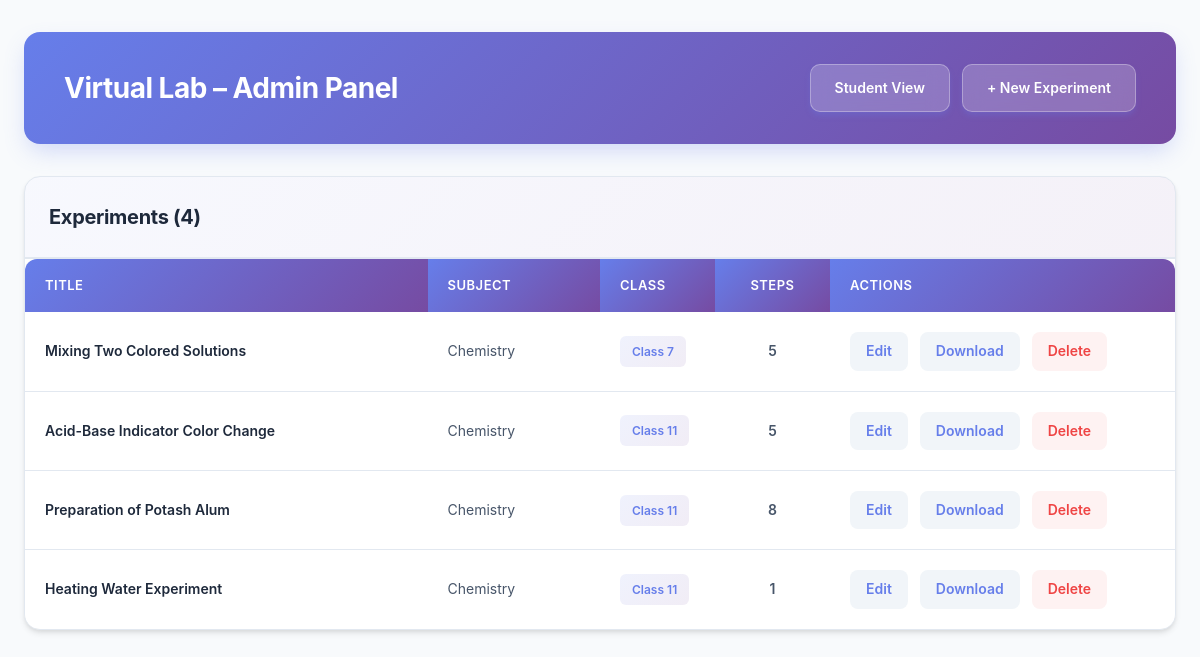
The app's page /admin/index.php with its own data.
### tables this page shows
CREATE TABLE experiments (
    id VARCHAR(50) PRIMARY KEY,
    title VARCHAR(255) NOT NULL,
    subject VARCHAR(50) NOT NULL,
    class VARCHAR(10) NOT NULL,
    config_json TEXT NOT NULL,
    created_at DATETIME DEFAULT CURRENT_TIMESTAMP,
    updated_at DATETIME DEFAULT CURRENT_TIMESTAMP
);

### admin/config/database.php (called while the page is built, shortened)
<?php
function getDBConnection() {
    try {
        if (DB_TYPE === 'sqlite') {
            $dbPath = DB_SQLITE_PATH;
            try {
                $db = new PDO('sqlite:' . $dbPath);
                $db->setAttribute(PDO::ATTR_ERRMODE, PDO::ERRMODE_EXCEPTION);
                return $db;
            } catch (PDOException $e) {
                throw new Exception("Failed to create SQLite database: " . $e->getMessage() . " (Path: " . $dbPath . ")");
            }
        }
    } catch (PDOException $e) {
        throw new Exception("Database connection failed: " . $e->getMessage());
    } catch (Exception $e) {
        throw $e;
    }
}

### admin/classes/Database.php (called while the page is built, shortened)
<?php
require_once __DIR__ . '/../config/database.php';
class Database {
    private $db;
    public function __construct() {
        $this->db = getDBConnection();
    }
    private function initTables() {
        try {
            $schemaFile = __DIR__ . '/../config/schema.sql';
            $sql = file_get_contents($schemaFile);
            if (DB_TYPE === 'sqlite') {
                $statements = explode(';', $sql);
                foreach ($statements as $statement) {
                    $statement = trim($statement);
                    if (!empty($statement) && !preg_match('/^\s*--/', $statement)) {
                        try {
                            $this->db->exec($statement);
                        } catch (PDOException $e) {
                            if (strpos($e->getMessage(), 'already exists') === false) {
                                error_log('Schema execution error: ' . $e->getMessage());
                            }
                        }
                    }
                }
            } else {
                try {
                    $this->db->exec($sql);
                } catch (PDOException $e) {
                    error_log('Schema execution error: ' . $e->getMessage());
                }
            }
        } catch (Exception $e) {
            error_log('initTables error: ' . $e->getMessage());
        }
    }
    public function getAllExperiments() {
        try {
            if (DB_TYPE === 'sqlite') {
                $checkStmt = $this->db->query("SELECT name FROM sqlite_master WHERE type='table' AND name='experiments'");
                $tableExists = $checkStmt->fetch() !== false;
            } else {
                $checkStmt = $this->db->query("SHOW TABLES LIKE 'experiments'");
                $tableExists = $checkStmt->rowCount() > 0;
            }
            $stmt = $this->db->query("SELECT * FROM experiments ORDER BY created_at DESC");
            $experiments = $stmt->fetchAll(PDO::FETCH_ASSOC);
            foreach ($experiments as &$exp) {
                try {
                    $stepStmt = $this->db->prepare("
                        SELECT COUNT(*) as count FROM experiment_steps WHERE experiment_id = ?
                    ");
                    $stepStmt->execute([$exp['id']]);
                    $stepCount = $stepStmt->fetch(PDO::FETCH_ASSOC);
                    $exp['step_count'] = $stepCount['count'] ?? 0;
                } catch (PDOException $e) {
                    $exp['step_count'] = 0;
                }
            }
            return $experiments;
        } catch (PDOException $e) {
            error_log('getAllExperiments error: ' . $e->getMessage());
            return [];
        } catch (Exception $e) {
            error_log('getAllExperiments error: ' . $e->getMessage());
            return [];
        }
    }
}

### admin/index.php (the view, shortened to what this page needs)
<?php
require_once __DIR__ . '/classes/Database.php';
$db = new Database();
$experiments = $db->getAllExperiments();
?>
<!DOCTYPE html>
<html lang="en">
<head>
    <link rel="stylesheet" href="css/admin.css?v=<?= time() ?>">
</head>
<body>
    <div class="container">
        <div class="header">
            <h1>Virtual Lab – Admin Panel</h1>
            <div style="display: flex; gap: 12px; align-items: center;">
                <a class="btn" href="../" style="text-decoration: none;">Student View</a>
                <a class="btn" href="create.php" style="text-decoration: none;">+ New Experiment</a>
            </div>
        </div>
        <?php if (empty($experiments)): ?>
        <div class="card" style="text-align: center; padding: 80px 40px;">
            <div style="margin-bottom: 24px; opacity: 0.5;">
                <svg width="80" height="80" viewBox="0 0 24 24" fill="none" stroke="currentColor" stroke-width="2" style="color: #64748b; margin: 0 auto;">
                    <path d="M14 2H6a2 2 0 0 0-2 2v16a2 2 0 0 0 2 2h12a2 2 0 0 0 2-2V8z"></path>
                    <polyline points="14 2 14 8 20 8"></polyline>
                    <line x1="12" y1="18" x2="12" y2="12"></line>
                    <line x1="9" y1="15" x2="15" y2="15"></line>
                </svg>
            </div>
            <p style="color: #64748b; font-size: 16px; margin-bottom: 24px; line-height: 1.6;">No experiments yet. Create your first experiment to get started.</p>
            <a class="btn" href="create.php" style="text-decoration: none;">Create First Experiment</a>
        </div>
        <?php else: ?>
        <div class="card" style="padding: 0; overflow: hidden;">
            <div style="padding: 24px; border-bottom: 2px solid #e2e8f0; background: linear-gradient(135deg, rgba(102, 126, 234, 0.05) 0%, rgba(118, 75, 162, 0.08) 100%);">
                <h2 style="margin: 0; font-size: 20px; color: #1e293b; font-weight: 700;">Experiments (<?= count($experiments) ?>)</h2>
            </div>
            <div style="overflow-x: auto;">
                <table>
                    <thead>
                        <tr>
                            <th style="width: 35%;">Title</th>
                            <th style="width: 15%;">Subject</th>
                            <th style="width: 10%;">Class</th>
                            <th style="width: 10%; text-align: center;">Steps</th>
                            <th style="width: 30%;">Actions</th>
                        </tr>
                    </thead>
                    <tbody>
                        <?php foreach ($experiments as $exp): ?>
                        <tr>
                            <td style="font-weight: 600; color: #1e293b;"><?= htmlspecialchars($exp['title']) ?></td>
                            <td style="color: #475569;"><?= htmlspecialchars($exp['subject']) ?></td>
                            <td style="color: #64748b;">
                                <?php if (!empty($exp['class'])): ?>
                                    <span style="display: inline-block; padding: 6px 12px; background: linear-gradient(135deg, rgba(102, 126, 234, 0.1) 0%, rgba(118, 75, 162, 0.1) 100%); border-radius: 6px; font-size: 12px; font-weight: 600; color: #667eea;">Class <?= htmlspecialchars($exp['class']) ?></span>
                                <?php else: ?>
                                    <span style="color: #94a3b8;">—</span>
                                <?php endif; ?>
                            </td>
                            <td style="text-align: center; color: #475569; font-weight: 600;"><?= $exp['step_count'] ?? 0 ?></td>
                            <td>
                                <div class="actions">
                                    <a href="edit.php?id=<?= $exp['id'] ?>" style="text-decoration: none;">Edit</a>
                                    <a href="download.php?id=<?= $exp['id'] ?>" style="text-decoration: none;">Download</a>
                                    <a class="danger" href="delete.php?id=<?= $exp['id'] ?>" onclick="return confirm('Are you sure you want to delete this experiment?')" style="text-decoration: none;">Delete</a>
                                </div>
                            </td>
                        </tr>
                        <?php endforeach; ?>
                    </tbody>
                </table>
            </div>
        </div>
        <?php endif; ?>
    </div>
</body>
</html>

### admin/css/admin.css (style rules this page uses)
* { margin: 0; padding: 0; box-sizing: border-box; }
body { font-family: 'Inter', -apple-system, BlinkMacSystemFont, 'Segoe UI', Roboto, 'Helvetica Neue', Arial, sans-serif; background: #f8fafc; min-height: 100vh; padding: 0; color: #1e293b; line-height: 1.6; -webkit-font-smoothing: antialiased; -moz-osx-font-smoothing: grayscale; }
.container { max-width: 1400px; margin: 0 auto; padding: 32px 24px; }
.header { background: linear-gradient(135deg, #667eea 0%, #764ba2 100%); padding: 32px 40px; border-radius: 16px; margin-bottom: 32px; box-shadow: 0 10px 25px -5px rgba(102, 126, 234, 0.3); display: flex; justify-content: space-between; align-items: center; color: white; }
.header h1 { color: white; font-size: 28px; font-weight: 700; margin: 0; letter-spacing: -0.5px; }
.header .btn { background: rgba(255, 255, 255, 0.2); backdrop-filter: blur(10px); border: 1px solid rgba(255, 255, 255, 0.3); }
h2 { color: #0f172a; font-size: 24px; font-weight: 700; margin-bottom: 24px; letter-spacing: -0.3px; }
.card { background: white; border-radius: 16px; padding: 40px; box-shadow: 0 4px 6px -1px rgba(0, 0, 0, 0.1), 0 2px 4px -1px rgba(0, 0, 0, 0.06); margin-bottom: 24px; width: 100%; box-sizing: border-box; border: 1px solid #e2e8f0; }
.btn { display: inline-flex; align-items: center; gap: 8px; background: linear-gradient(135deg, #667eea 0%, #764ba2 100%); color: white; padding: 12px 24px; text-decoration: none; border-radius: 10px; font-size: 14px; font-weight: 600; border: none; cursor: pointer; transition: all 0.3s cubic-bezier(0.4, 0, 0.2, 1); box-shadow: 0 4px 6px -1px rgba(102, 126, 234, 0.3); }
.danger { color: #ef4444; text-decoration: none; font-size: 14px; font-weight: 500; }
table { width: 100%; background: white; border-collapse: collapse; border-radius: 12px; overflow: hidden; box-shadow: 0 4px 6px -1px rgba(0, 0, 0, 0.1); }
th { background: linear-gradient(135deg, #667eea 0%, #764ba2 100%); padding: 16px 20px; text-align: left; font-weight: 600; color: white; font-size: 13px; text-transform: uppercase; letter-spacing: 0.5px; }
td { padding: 20px; border-bottom: 1px solid #e2e8f0; font-size: 14px; vertical-align: middle; }
tr:last-child td { border-bottom: none; }
.actions { display: flex; gap: 12px; align-items: center; justify-content: flex-start; flex-wrap: wrap; }
.actions a { color: #667eea; text-decoration: none; font-size: 14px; font-weight: 600; padding: 8px 16px; border-radius: 8px; transition: all 0.2s; display: inline-block; background: #f1f5f9; }
.actions .danger { color: #ef4444; background: #fef2f2; }

### records on screen
experiments: title "Mixing Two Colored Solutions", subject "Chemistry", class "7", step_count "5"
experiments: title "Acid-Base Indicator Color Change", subject "Chemistry", class "11", step_count "5"
experiments: title "Preparation of Potash Alum", subject "Chemistry", class "11", step_count "8"
experiments: title "Heating Water Experiment", subject "Chemistry", class "11", step_count "1"

### other values on screen
count($experiments) "4"
